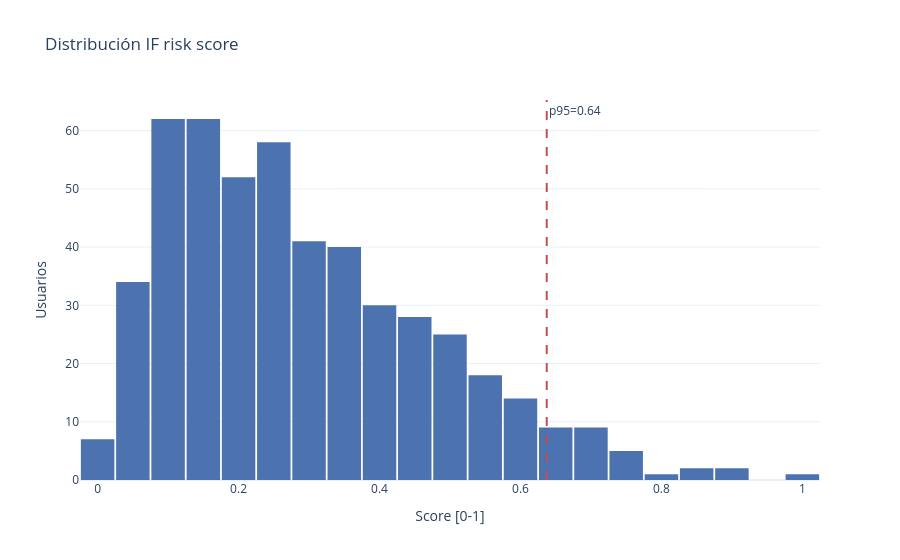
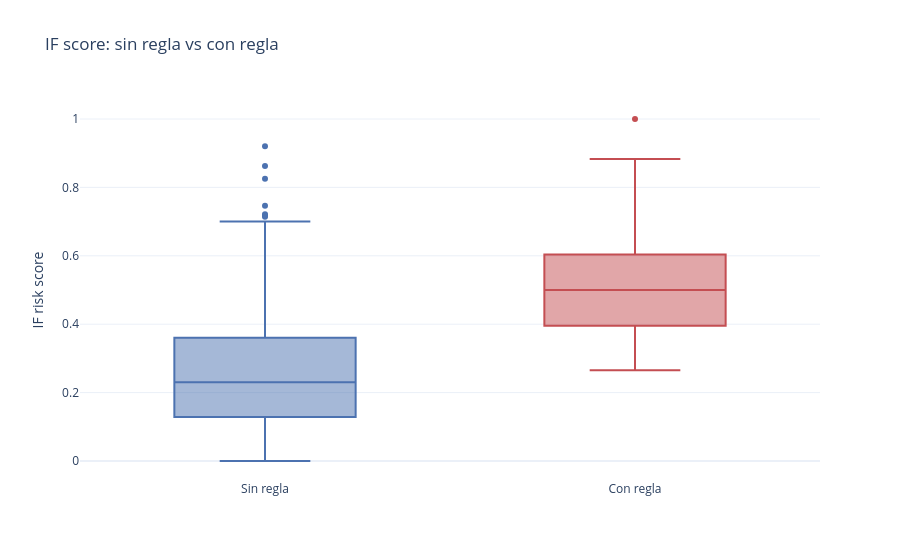
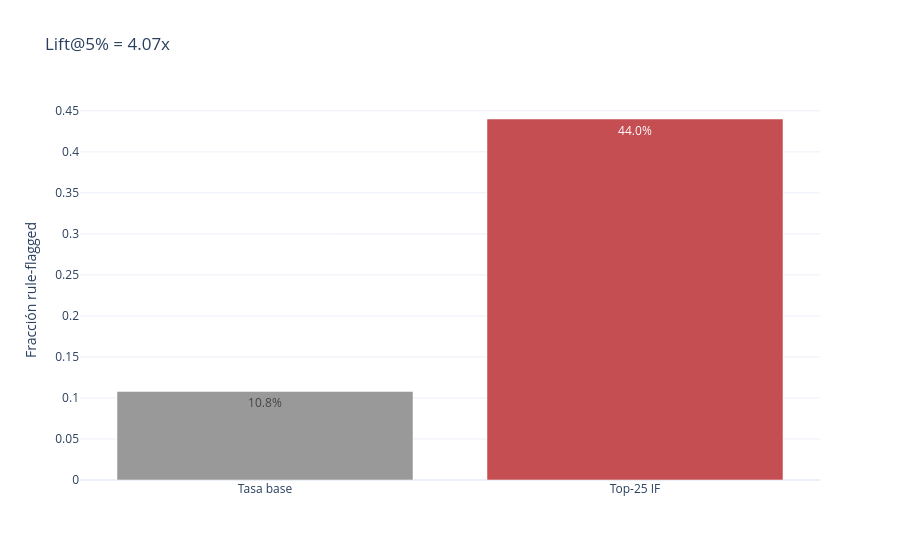

Notebook cell for these charts, in order:
### Code cell
if_risk_baseline = fit_if(features, ALL_FEATURES, n_estimators=200, max_features=1.0)
mb = features[["user_id"]].copy()
mb["if_risk"] = if_risk_baseline
mb = mb.merge(pseudo[["user_id", "pseudo_label", "rule_score"]], on="user_id")

# 1) Distribución de IF risk score, con p95 marcado
p95 = mb["if_risk"].quantile(0.95)
fig = px.histogram(mb, x="if_risk", nbins=40, title="Distribución IF risk score",
                   color_discrete_sequence=["#4C72B0"], template="plotly_white")
fig.add_vline(x=p95, line_dash="dash", line_color="#C44E52", annotation_text=f"p95={p95:.2f}")
fig.update_layout(xaxis_title="Score [0-1]", yaxis_title="Usuarios", bargap=0.05); fig.show()

# 2) Score por pseudo-label (separación sin regla vs con regla)
mb["grupo"] = mb["pseudo_label"].map({0: "Sin regla", 1: "Con regla"})
fig = px.box(mb, x="grupo", y="if_risk", color="grupo", title="IF score: sin regla vs con regla",
             color_discrete_map={"Sin regla": "#4C72B0", "Con regla": "#C44E52"}, template="plotly_white")
fig.update_layout(showlegend=False, xaxis_title="", yaxis_title="IF risk score"); fig.show()

# 3) Lift@5%: precision en top-K vs tasa base
k = int(len(mb) * 0.05)
prec = mb.nlargest(k, "if_risk")["pseudo_label"].mean()
dfk = pd.DataFrame({"grupo": ["Tasa base", f"Top-{k} IF"], "val": [base_rate, prec]})
fig = px.bar(dfk, x="grupo", y="val", color="grupo", text=dfk["val"].map(lambda v: f"{v:.1%}"),
             title=f"Lift@5% = {prec/base_rate:.2f}x",
             color_discrete_sequence=["#999999", "#C44E52"], template="plotly_white")
fig.update_layout(showlegend=False, xaxis_title="", yaxis_title="Fracción rule-flagged"); fig.show()

### Figure 1 — Plotly figure (JSON) as saved in the notebook; plotly's stock layout.template omitted (floating-point values rounded to 4 significant figures; data arrays with more than 128 entries replaced by an {"elided": "..."} marker saying what was removed)
{"data": [{"bingroup": "x", "hovertemplate": "if_risk=%{x}<br>count=%{y}<extra></extra>", "legendgroup": "", "marker": {"color": "#4C72B0", "pattern": {"shape": ""}}, "name": "", "nbinsx": 40, "orientation": "v", "showlegend": false, "type": "histogram", "x": {"elided": "500 float values"}, "xaxis": "x", "yaxis": "y"}], "layout": {"annotations": [{"showarrow": false, "text": "p95=0.64", "x": 0.6373, "xanchor": "left", "xref": "x", "y": 1, "yanchor": "top", "yref": "y domain"}], "bargap": 0.05, "barmode": "relative", "legend": {"tracegroupgap": 0}, "shapes": [{"line": {"color": "#C44E52", "dash": "dash"}, "type": "line", "x0": 0.6373, "x1": 0.6373, "xref": "x", "y0": 0, "y1": 1, "yref": "y domain"}], "title": {"text": "Distribución IF risk score"}, "xaxis": {"anchor": "y", "domain": [0.0, 1.0], "title": {"text": "Score [0-1]"}}, "yaxis": {"anchor": "x", "domain": [0.0, 1.0], "title": {"text": "Usuarios"}}}}

### Figure 2 — Plotly figure (JSON) as saved in the notebook; plotly's stock layout.template omitted (floating-point values rounded to 4 significant figures; data arrays with more than 128 entries replaced by an {"elided": "..."} marker saying what was removed)
{"data": [{"alignmentgroup": "True", "hovertemplate": "grupo=%{x}<br>if_risk=%{y}<extra></extra>", "legendgroup": "Sin regla", "marker": {"color": "#4C72B0"}, "name": "Sin regla", "notched": false, "offsetgroup": "Sin regla", "orientation": "v", "showlegend": true, "type": "box", "x": {"elided": "446 str values"}, "x0": " ", "xaxis": "x", "y": {"elided": "446 float values"}, "y0": " ", "yaxis": "y"}, {"alignmentgroup": "True", "hovertemplate": "grupo=%{x}<br>if_risk=%{y}<extra></extra>", "legendgroup": "Con regla", "marker": {"color": "#C44E52"}, "name": "Con regla", "notched": false, "offsetgroup": "Con regla", "orientation": "v", "showlegend": true, "type": "box", "x": ["Con regla", "Con regla", "Con regla", "Con regla", "Con regla", "Con regla", "Con regla", "Con regla", "Con regla", "Con regla", "Con regla", "Con regla", "Con regla", "Con regla", "Con regla", "Con regla", "Con regla", "Con regla", "Con regla", "Con regla", "Con regla", "Con regla", "Con regla", "Con regla", "Con regla", "Con regla", "Con regla", "Con regla", "Con regla", "Con regla", "Con regla", "Con regla", "Con regla", "Con regla", "Con regla", "Con regla", "Con regla", "Con regla", "Con regla", "Con regla", "Con regla", "Con regla", "Con regla", "Con regla", "Con regla", "Con regla", "Con regla", "Con regla", "Con regla", "Con regla", "Con regla", "Con regla", "Con regla", "Con regla"], "x0": " ", "xaxis": "x", "y": [0.5432, 0.3349, 0.6423, 0.6234, 0.883, 0.3332, 0.6524, 0.7703, 0.3958, 0.7342, 0.6825, 0.8055, 1.0, 0.6038, 0.513, 0.6781, 0.5447, 0.7267, 0.7661, 0.4254, 0.4227, 0.5481, 0.368, 0.5026, 0.6162, 0.2968, 0.3747, 0.3005, 0.3463, 0.2656, 0.4971, 0.5505, 0.4753, 0.3447, 0.5913, 0.3538, 0.4123, 0.3418, 0.3642, 0.5371, 0.4923, 0.4179, 0.4849, 0.4496, 0.5469, 0.4361, 0.3841, 0.4298, 0.5199, 0.4638, 0.4873, 0.5778, 0.6031, 0.6007], "y0": " ", "yaxis": "y"}], "layout": {"boxmode": "overlay", "legend": {"title": {"text": "grupo"}, "tracegroupgap": 0}, "showlegend": false, "title": {"text": "IF score: sin regla vs con regla"}, "xaxis": {"anchor": "y", "categoryarray": ["Sin regla", "Con regla"], "categoryorder": "array", "domain": [0.0, 1.0], "title": {"text": ""}}, "yaxis": {"anchor": "x", "domain": [0.0, 1.0], "title": {"text": "IF risk score"}}}}

### Figure 3 — Plotly figure (JSON) as saved in the notebook; plotly's stock layout.template omitted (floating-point values rounded to 4 significant figures)
{"data": [{"hovertemplate": "grupo=%{x}<br>val=%{y}<br>text=%{text}<extra></extra>", "legendgroup": "Tasa base", "marker": {"color": "#999999", "pattern": {"shape": ""}}, "name": "Tasa base", "orientation": "v", "showlegend": true, "text": ["10.8%"], "textposition": "auto", "type": "bar", "x": ["Tasa base"], "xaxis": "x", "y": [0.108], "yaxis": "y"}, {"hovertemplate": "grupo=%{x}<br>val=%{y}<br>text=%{text}<extra></extra>", "legendgroup": "Top-25 IF", "marker": {"color": "#C44E52", "pattern": {"shape": ""}}, "name": "Top-25 IF", "orientation": "v", "showlegend": true, "text": ["44.0%"], "textposition": "auto", "type": "bar", "x": ["Top-25 IF"], "xaxis": "x", "y": [0.44], "yaxis": "y"}], "layout": {"barmode": "relative", "legend": {"title": {"text": "grupo"}, "tracegroupgap": 0}, "showlegend": false, "title": {"text": "Lift@5% = 4.07x"}, "xaxis": {"anchor": "y", "categoryarray": ["Tasa base", "Top-25 IF"], "categoryorder": "array", "domain": [0.0, 1.0], "title": {"text": ""}}, "yaxis": {"anchor": "x", "domain": [0.0, 1.0], "title": {"text": "Fracción rule-flagged"}}}}
